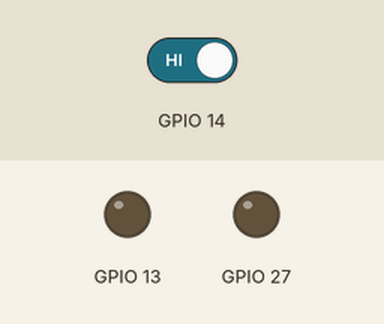
This sketch was run on a simulated ESP32. On the bench: output pins drawn as LEDs (lit = HIGH). Inputs (shaded band) come from the test bench; at power-on: GPIO 14 HIGH.

Above: at 1.2 s.
1.3 s: GPIO 14 driven LOW
At 1.6 s:
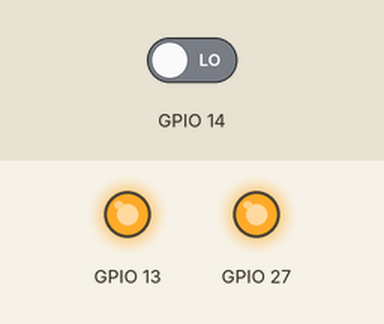
Timing chart, 0 to 4.3 s (numbered marks = the images above; inputs shaded):
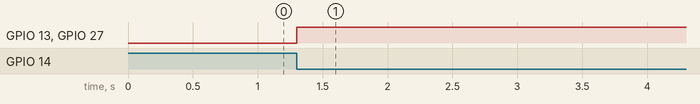

Measured:
- after the input at 1.3 s, GPIO 13, GPIO 27: LOW → HIGH at once

The sketch:

blink-led.ino
```cpp
void setup(){
    pinMode(13,OUTPUT);
    pinMode(14, INPUT);
    pinMode(27,OUTPUT);

}


void loop(){
    if(digitalRead(14) == 0){
        digitalWrite(13, HIGH);
        digitalWrite(27, HIGH);
    }
}
```
